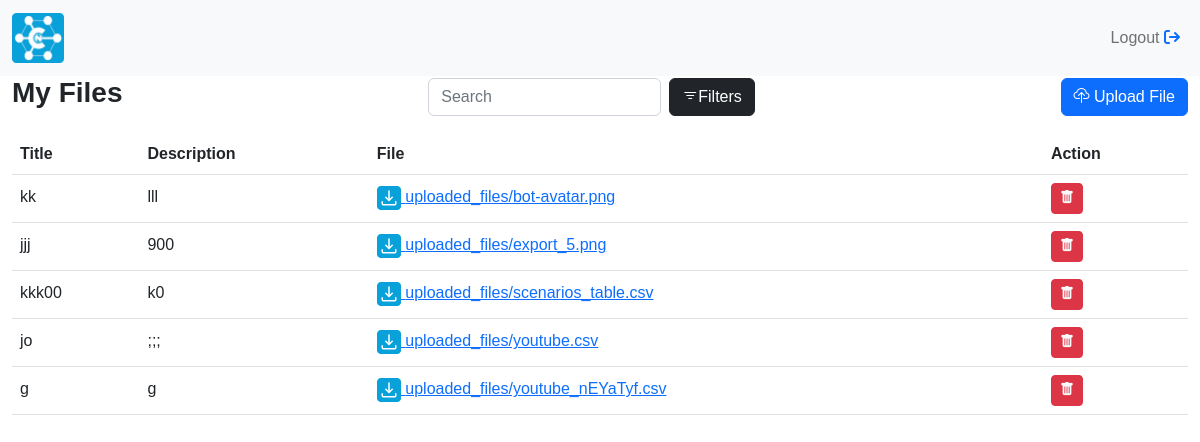
Screenshot of / (signed in) with the database file from the repository.
### files_management/models.py (models this page shows)
class File(models.Model):
  title = models.CharField(max_length=256)
  description = models.TextField()
  attachement = models.FileField(upload_to='uploaded_files/')

### files_management/views/files.py (the view)
# urls.py: path('', FilesView.as_view()),
class FilesView(APIView):
    def get(self, request, *args, **kwargs):
        if not request.user.is_authenticated:
            return redirect('/sign_in/')
        search = request.GET.get('search', '')
        queryset = File.objects.all()
        if search:
            queryset = queryset.filter(title__contains=search.lower())
        context = {'files': queryset}
        return render(request, 'index.html', context)

### files_management/templates/index.html (shortened to what this page needs)
{% extends 'base.html' %} {% load static %}
{% block navbar %}
    {% include 'navbar.html' %}
{% endblock %}
{% block content %}
    <div class="container-fluid">
        <div class="col-12">
            <div class="d-flex justify-content-between align-items-center mb-3">
                <div class="form-group">
                    <h3 class="fw-bold">My Files</h3>
                </div>
                <form class="form-group d-flex">
                    <input type="text" class="form-control me-2" name="search" placeholder="Search"/>
                    <button type="submit" class="btn btn-dark border-1 d-flex">
                        <i class="bi bi-filter"></i> <span>Filters</span>
                    </button>
                </form>
                <div class="form-group">
                    <button type="button" class="btn btn-primary" data-bs-toggle="modal" data-bs-target="#exampleModal">
                        <i class="bi bi-cloud-upload"></i> Upload File
                    </button>
                </div>
            </div>
        </div>
        <div class="col-12">
            <table class="table table-responsive">
                <thead>
                <tr>
                    <th class="fw-bold">Title</th>
                    <th class="fw-bold">Description</th>
                    <th class="fw-bold">File</th>
                    <th class="fw-bold">Action</th>
                </tr>
                </thead>
                <tbody>
                {% if files %}
                    {% for file in files %}
                        <tr>
                            <td>{{ file.title }}</td>
                            <td>{{ file.description }}</td>
                            <td>
                                <a href="{{ file.attachement.url }}">
                                    <img src="{% static 'images/download.png' %}"/> {{ file.attachement.name }}
                                </a>
                            </td>
                            <td>
                                <button class="btn btn-danger btn-sm"><i class="bi bi-trash-fill text-light"></i>
                                </button>
                            </td>
                        </tr>
                    {% endfor %}
                {% endif %}
                </tbody>
            </table>
        </div>
    </div>
{% endblock %}

### authentication/templates/base.html (shortened to what this page needs)
{% load static %}
<!DOCTYPE html>
<html lang="en">
  <head>
    <link
      href="https://cdn.jsdelivr.net/npm/bootstrap@5.2.3/dist/css/bootstrap.min.css"
      rel="stylesheet"
    />
    <link
      rel="stylesheet"
      href="https://cdn.jsdelivr.net/npm/bootstrap-icons@1.11.1/font/bootstrap-icons.css"
    />
      <link rel="stylesheet" href="https://cdnjs.cloudflare.com/ajax/libs/font-awesome/6.4.2/css/all.min.css">
    <link rel="stylesheet" href="{% static 'css/styles.css' %}" />
  </head>
  <body>
    {% block navbar %}
    {% endblock %}
    {% block content %} {% endblock %}
  </body>
</html>

### authentication/templates/navbar.html (shortened to what this page needs)
{% load static %}
<nav class="navbar navbar-expand-lg bg-light">
  <div class="container-fluid">
    <a class="navbar-brand" href="/"><img src="{% static 'images/logo.png' %}" height="50px" class="img-responsive" /></a>
    <div class="collapse navbar-collapse"  id="navbarNav">
      <ul class="navbar-nav w-100 d-flex justify-content-end align-items-center">
        <li class="nav-item">
          <a class="nav-link" href="/logout/">Logout <i class="fa-solid fa-arrow-right-from-bracket text-primary bg-light"></i></a>
        </li>
      </ul>
    </div>
  </div>
</nav>

### authentication/static/css/styles.css (style rules this page uses)
* { margin: 0; padding: 0; border: 0; font-size: 100%; font: inherit; vertical-align: baseline; font-family: Arial, Helvetica, sans-serif; }

### rows the page displays
File: title "kk", description "lll", attachement.name "uploaded_files/bot-avatar.png"
File: title "jjj", description "900", attachement.name "uploaded_files/export_5.png"
File: title "kkk00", description "k0", attachement.name "uploaded_files/scenarios_table.csv"
File: title "jo", description ";;;", attachement.name "uploaded_files/youtube.csv"
File: title "g", description "g", attachement.name "uploaded_files/youtube_nEYaTyf.csv"
